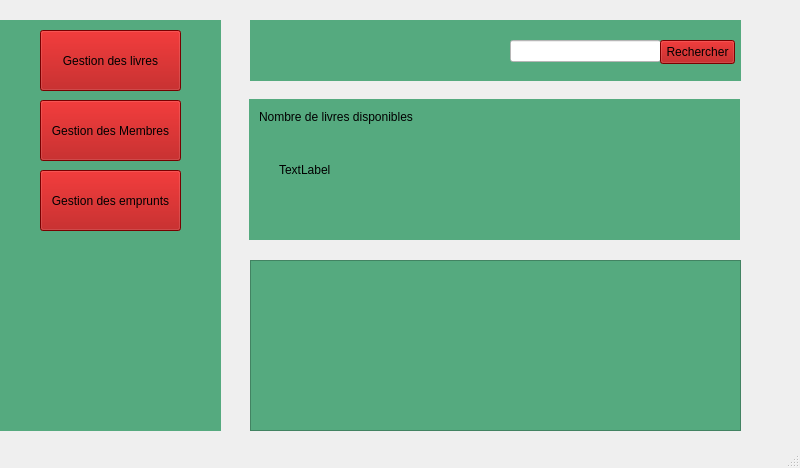
<?xml version="1.0" encoding="UTF-8"?>
<ui version="4.0">
 <class>MainWindow</class>
 <widget class="QMainWindow" name="MainWindow">
  <property name="geometry">
   <rect>
    <x>0</x>
    <y>0</y>
    <width>800</width>
    <height>468</height>
   </rect>
  </property>
  <property name="windowTitle">
   <string>MainWindow</string>
  </property>
  <widget class="QWidget" name="centralwidget">
   <widget class="QWidget" name="widget_2" native="true">
    <property name="geometry">
     <rect>
      <x>0</x>
      <y>0</y>
      <width>221</width>
      <height>431</height>
     </rect>
    </property>
    <widget class="QWidget" name="widget" native="true">
     <property name="geometry">
      <rect>
       <x>0</x>
       <y>20</y>
       <width>221</width>
       <height>521</height>
      </rect>
     </property>
     <property name="styleSheet">
      <string notr="true">background-color: rgb(85, 170, 127);</string>
     </property>
     <widget class="QPushButton" name="pushButton">
      <property name="geometry">
       <rect>
        <x>40</x>
        <y>10</y>
        <width>141</width>
        <height>61</height>
       </rect>
      </property>
      <property name="styleSheet">
       <string notr="true">background-color: rgb(170, 0, 0);</string>
      </property>
      <property name="text">
       <string>Gestion des livres</string>
      </property>
     </widget>
     <widget class="QPushButton" name="pushButton_2">
      <property name="geometry">
       <rect>
        <x>40</x>
        <y>80</y>
        <width>141</width>
        <height>61</height>
       </rect>
      </property>
      <property name="styleSheet">
       <string notr="true">background-color: rgb(170, 0, 0);</string>
      </property>
      <property name="text">
       <string>Gestion des Membres</string>
      </property>
     </widget>
     <widget class="QPushButton" name="pushButton_3">
      <property name="geometry">
       <rect>
        <x>40</x>
        <y>150</y>
        <width>141</width>
        <height>61</height>
       </rect>
      </property>
      <property name="styleSheet">
       <string notr="true">background-color: rgb(170, 0, 0);</string>
      </property>
      <property name="text">
       <string>Gestion des emprunts</string>
      </property>
     </widget>
    </widget>
   </widget>
   <widget class="QTableWidget" name="tableWidget">
    <property name="geometry">
     <rect>
      <x>250</x>
      <y>260</y>
      <width>491</width>
      <height>171</height>
     </rect>
    </property>
    <property name="styleSheet">
     <string notr="true">background-color: rgb(85, 170, 127);</string>
    </property>
   </widget>
   <widget class="QWidget" name="widget_3" native="true">
    <property name="geometry">
     <rect>
      <x>250</x>
      <y>20</y>
      <width>491</width>
      <height>61</height>
     </rect>
    </property>
    <property name="styleSheet">
     <string notr="true">background-color: rgb(85, 170, 127);</string>
    </property>
    <widget class="QLineEdit" name="lineEdit">
     <property name="geometry">
      <rect>
       <x>260</x>
       <y>20</y>
       <width>151</width>
       <height>22</height>
      </rect>
     </property>
     <property name="styleSheet">
      <string notr="true">background-color: rgb(255, 255, 255);</string>
     </property>
    </widget>
    <widget class="QPushButton" name="pushButton_5">
     <property name="geometry">
      <rect>
       <x>410</x>
       <y>20</y>
       <width>75</width>
       <height>24</height>
      </rect>
     </property>
     <property name="styleSheet">
      <string notr="true">background-color: rgb(170, 0, 0);</string>
     </property>
     <property name="text">
      <string>Rechercher</string>
     </property>
    </widget>
   </widget>
   <widget class="QWidget" name="widget_4" native="true">
    <property name="geometry">
     <rect>
      <x>249</x>
      <y>99</y>
      <width>491</width>
      <height>141</height>
     </rect>
    </property>
    <property name="styleSheet">
     <string notr="true">background-color: rgb(85, 170, 127);</string>
    </property>
    <widget class="QLabel" name="label">
     <property name="geometry">
      <rect>
       <x>30</x>
       <y>60</y>
       <width>111</width>
       <height>21</height>
      </rect>
     </property>
     <property name="text">
      <string>TextLabel</string>
     </property>
    </widget>
    <widget class="QLabel" name="label_2">
     <property name="geometry">
      <rect>
       <x>10</x>
       <y>10</y>
       <width>161</width>
       <height>16</height>
      </rect>
     </property>
     <property name="text">
      <string>Nombre de livres disponibles</string>
     </property>
    </widget>
   </widget>
  </widget>
  <widget class="QMenuBar" name="menubar">
   <property name="geometry">
    <rect>
     <x>0</x>
     <y>0</y>
     <width>800</width>
     <height>22</height>
    </rect>
   </property>
  </widget>
  <widget class="QStatusBar" name="statusbar"/>
 </widget>
 <resources/>
 <connections/>
</ui>
